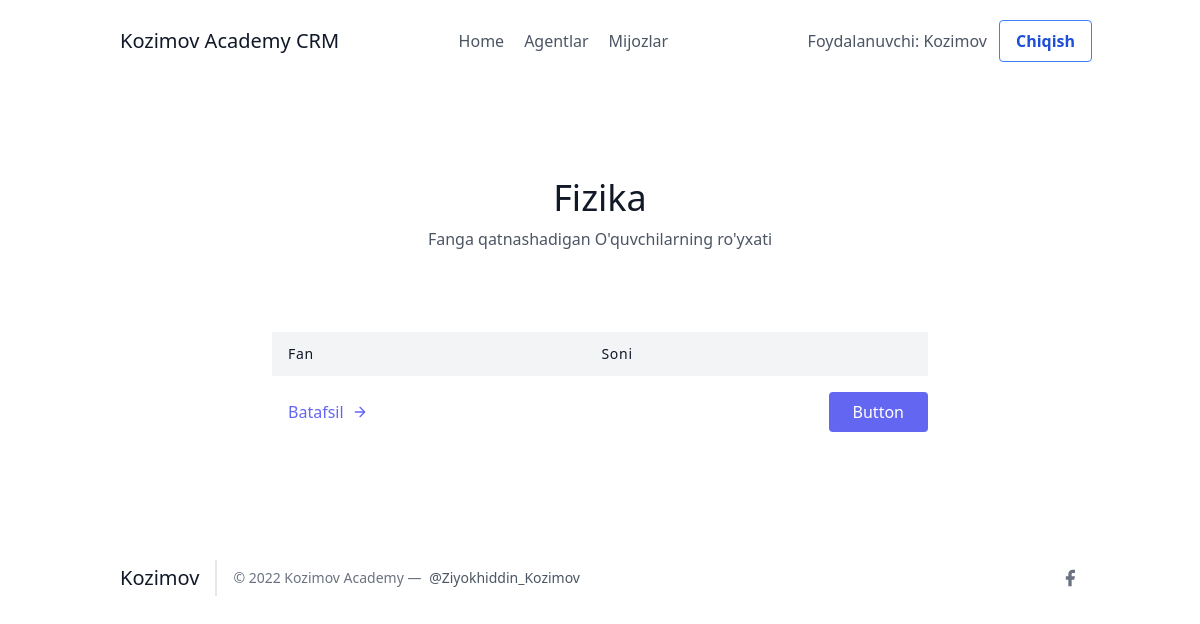
Page /leads/categories/2 (signed in) on the earlier database version.
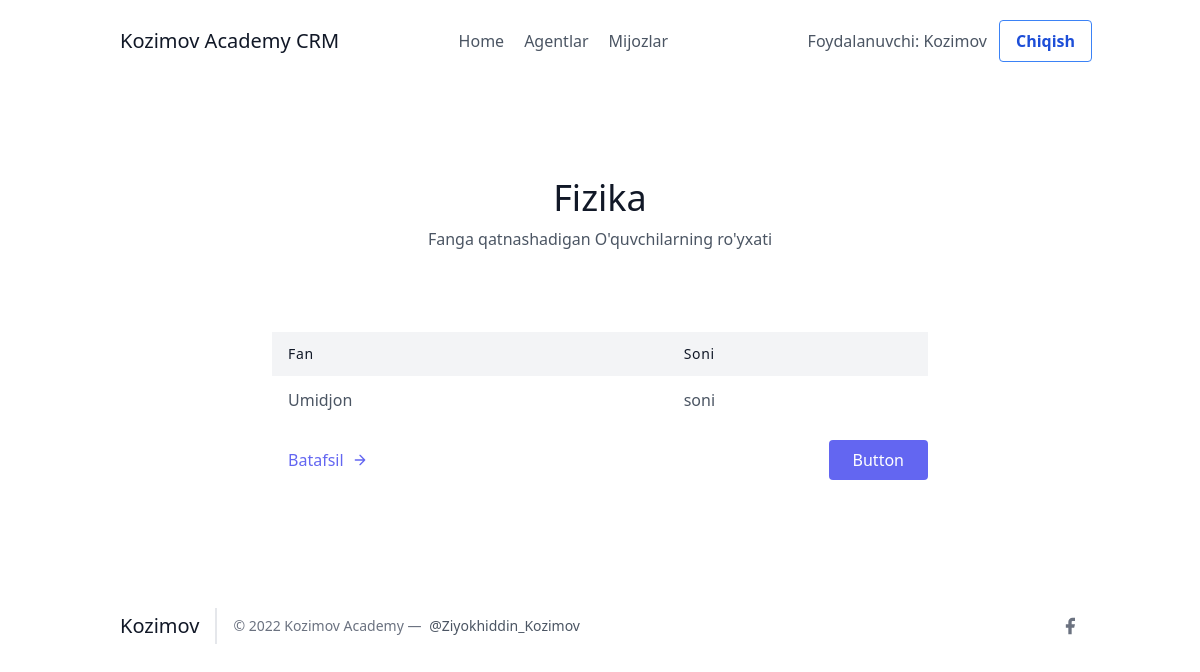
Same page on the later database version.
### leads/models.py (models this page shows, shortened)
class Lead(models.Model):
    ismi = models.CharField(max_length=20)
    familiyasi = models.CharField(max_length=20)
    yoshi = models.IntegerField(default=0)
    organisation = models.ForeignKey(UserProfile, on_delete=models.CASCADE)
    agent = models.ForeignKey("Agent", null=True, blank=True, on_delete=models.SET_NULL)
    category = models.ForeignKey("Category", related_name="leads", null=True, blank=True, on_delete=models.SET_NULL)

### leads/views.py (the view)
# urls.py: path('categories/<int:pk>', CategoryDetailView.as_view(), name="category")
class CategoryDetailView(LoginRequiredMixin, DetailView):
    template_name = "leads/category_detail.html"
    context_object_name = "category"
    def get_queryset(self):
        user = self.request.user
        if user.is_organisor:
            queryset = Category.objects.filter(
                organisation = user.userprofile
            )
        else:
            queryset = Category.objects.filter(
                organisation = user.agent.organisation
            )
        return queryset

### leads/templates/leads/category_detail.html (shortened to what this page needs)
{% extends 'base.html' %}
{% block content %}
    <section class="text-gray-600 body-font">
    <div class="container px-5 py-24 mx-auto">
      <div class="flex flex-col text-center w-full mb-20">
        <h1 class="sm:text-4xl text-3xl font-medium title-font mb-2 text-gray-900">{{ category.nomi }}</h1>
        <p class="lg:w-2/3 mx-auto leading-relaxed text-base">Fanga qatnashadigan O'quvchilarning ro'yxati</p>
      </div>
      <div class="lg:w-2/3 w-full mx-auto overflow-auto">
        <table class="table-auto w-full text-left whitespace-no-wrap">
          <thead>
            <tr>
              <th class="px-4 py-3 title-font tracking-wider font-medium text-gray-900 text-sm bg-gray-100">Fan</th>
              <th class="px-4 py-3 title-font tracking-wider font-medium text-gray-900 text-sm bg-gray-100">Soni</th>
            </tr>
          </thead>
          <tbody>
            {% for lead in category.leads.all %}
            <tr>
              <td class="px-4 py-3"><a class="hover:text-blue-500" href="{% url 'leads:detallar' lead.pk %}">{{ lead.ismi }}</a></td>
              <td class="px-4 py-3">soni</td>
            </tr>
            {% endfor %}
          </tbody>
        </table>
      </div>
      <div class="flex pl-4 mt-4 lg:w-2/3 w-full mx-auto">
        <a class="text-indigo-500 inline-flex items-center md:mb-2 lg:mb-0">Batafsil
          <svg fill="none" stroke="currentColor" stroke-linecap="round" stroke-linejoin="round" stroke-width="2" class="w-4 h-4 ml-2" viewBox="0 0 24 24">
            <path d="M5 12h14M12 5l7 7-7 7"></path>
          </svg>
        </a>
        <button class="flex ml-auto text-white bg-indigo-500 border-0 py-2 px-6 focus:outline-none hover:bg-indigo-600 rounded">Button</button>
      </div>
    </div>
    </section>
{% endblock %}

Differences in the rows shown:
now on this page (row edited): Lead: ismi "Umidjon"
